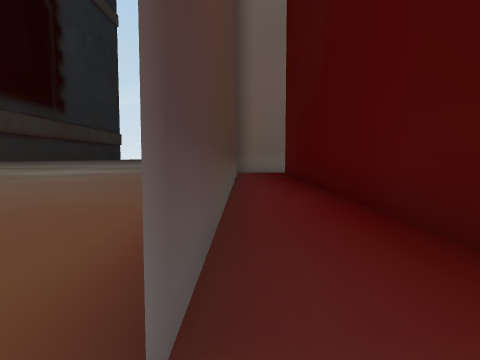
View 1 (above)

16 first-person views from a walk through a Unity game level. The camera is 1.2 m above the floor, tilts 4° down and sees 75° across. The floor is counted in squares, 2 m on a side. Each view is taken from the middle of a square. On the plan, view 1 faces up. The plan holds only what a view shows up to about 9 squares ahead; the rest is blank. The place goes on beyond the plan.

View 2
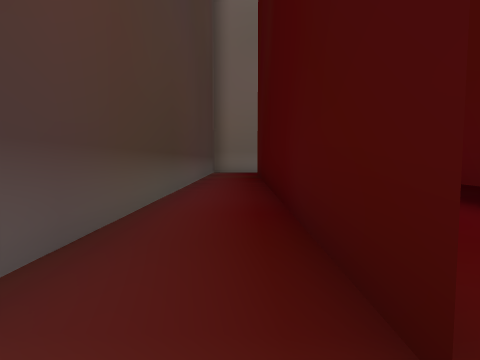

View 3
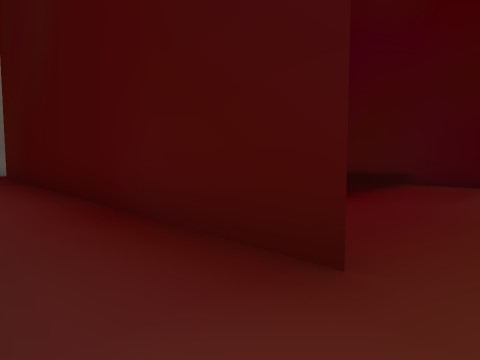

View 4
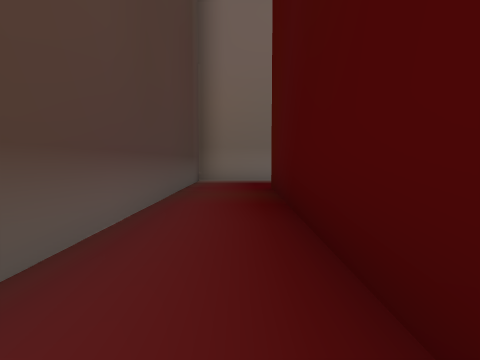

View 5
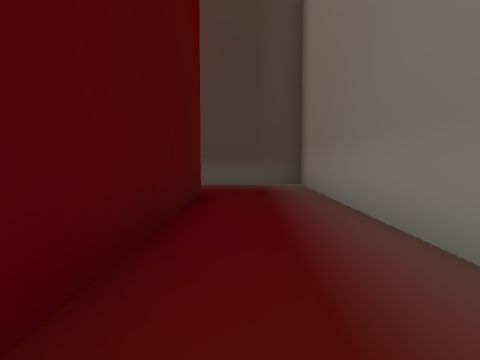

View 6
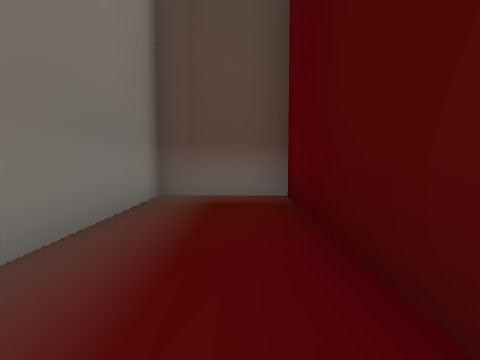

View 7
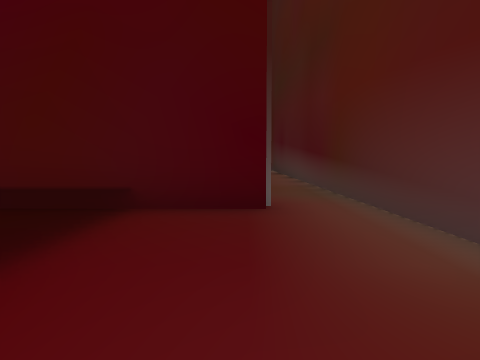

View 8
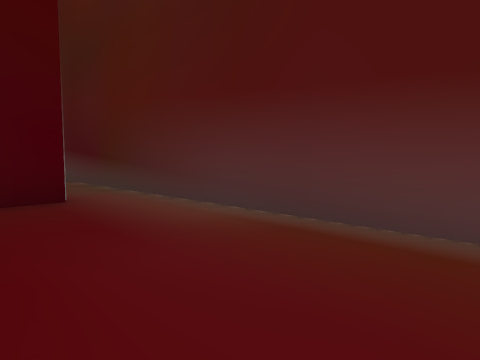

View 9
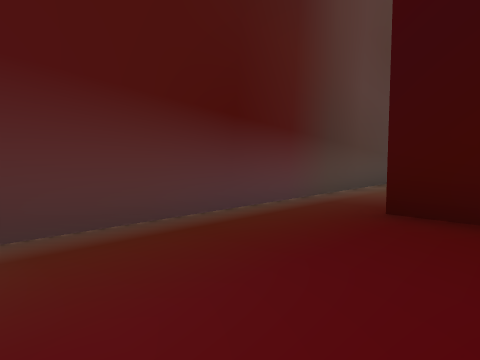

View 10
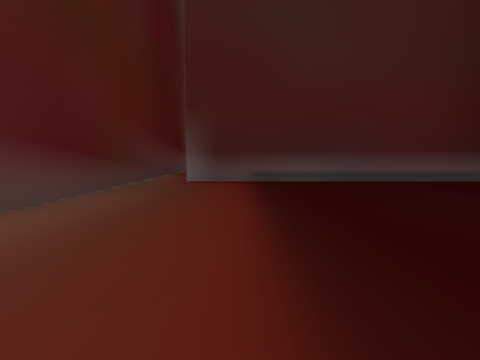

View 11
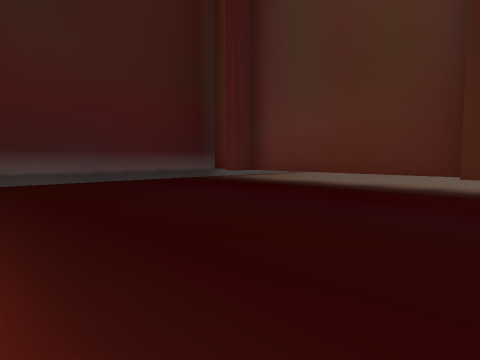

View 12
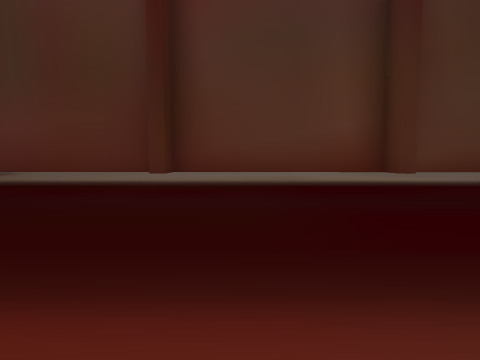

View 13
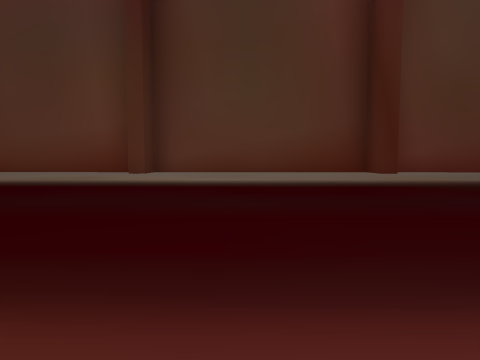

View 14
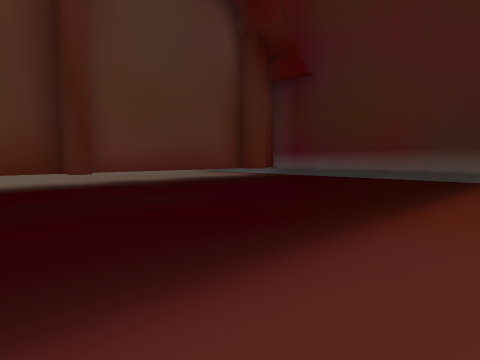

View 15
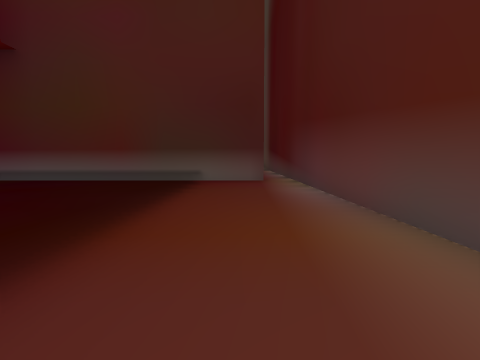

View 16
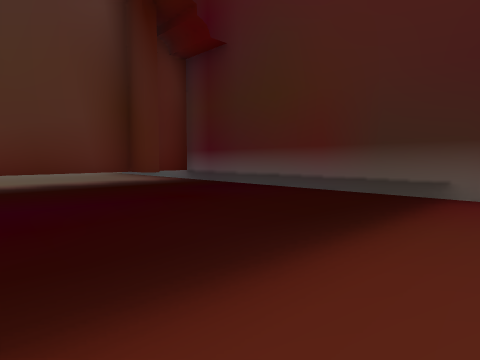

### Floor plan
Key: @ floor where view 1 was taken; # wall or solid block; . floor; T thing the floor can be seen under or through.
Columns run from 6 left of view 1 to 34 right of it. Each row starts with its distance up from view 1.
 13       #########
 12       #.......#    ...
 11       #.#######   ....         ... ...
 10       #.#        ......................
  9 ....  #.#       #TTTTT###...............
  8 ....  #.#     ###....T...######TTTTTTT##
  7  .... #.#     #........................#
  6  .... #.#     #........................#
  5   ... #.#     #........................#
  4    ...#.#     #........................#
  3    ...#.#.    #........... ............#
  2     ..#.#.....#..........   ...........##
  1      .#.#.....#....... .     ...........#
  0      .@..............           .........
 -1    #################             ########

Where each view was taken, in squares from view 1:
view 1: 0 up, 0 right, facing up
view 2: 0 up, 1 right, facing up
view 3: 0 up, 0 right, facing up-right
view 4: 5 up, 1 right, facing up
view 5: 12 up, 7 right, facing left
view 6: 12 up, 3 right, facing right
view 7: 1 up, 4 right, facing right
view 8: 2 up, 3 right, facing down-right
view 9: 2 up, 5 right, facing down-left
view 10: 2 up, 16 right, facing left
view 11: 2 up, 16 right, facing up-left
view 12: 1 up, 17 right, facing up
view 13: 1 up, 23 right, facing up
view 14: 1 up, 24 right, facing up-right
view 15: 1 up, 25 right, facing right
view 16: 1 up, 28 right, facing up-right
